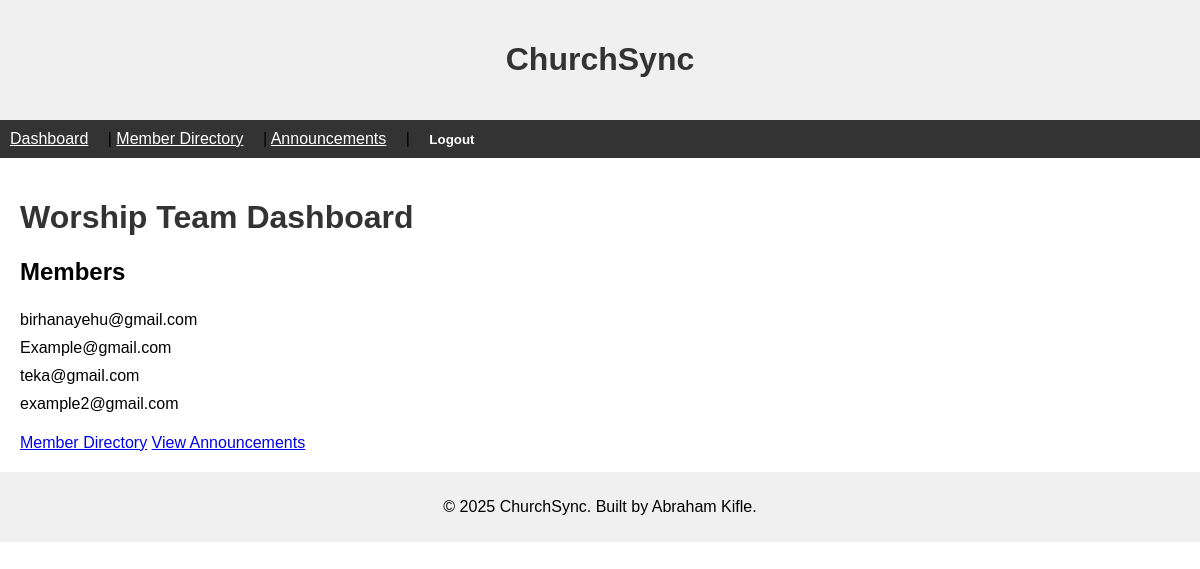
The app's page /dashboard/teams/1/ (signed in) with its own data.
### teams/models.py (models this page shows, shortened)
class Team(models.Model):
    name = models.CharField(max_length=100, unique=True)  # Team name, no repeats
    leader = models.ForeignKey(User, on_delete=models.CASCADE, related_name='led_teams')  # Who runs it

class TeamMember(models.Model):
    user = models.ForeignKey(User, on_delete=models.CASCADE)  # The member
    team = models.ForeignKey(Team, on_delete=models.CASCADE)  # Their team
    class Meta:
        unique_together = ('user', 'team')  # No duplicate memberships

### users/models.py (models this page shows, shortened)
class User(AbstractUser):
    username = None  # No username - using email instead
    email = models.EmailField(unique=True)  # Email is the ID, no repeats
    role = models.CharField(max_length=20, choices=[('admin', 'Admin'), ('leader', 'Leader'), ('member', 'Member')], default='member')
    is_approved = models.BooleanField(default=False)  # New users need approval
    objects = UserManager()  # Use my manager
    USERNAME_FIELD = 'email'  # Login with email
    REQUIRED_FIELDS = []  # Just email and password needed

### teams/views.py (the view)
# urls.py: path('dashboard/teams/<int:team_id>/', leader_dashboard, name='leader_dashboard'),  # Leader dashboard with team ID
def leader_dashboard(request, team_id):
    if not request.user.is_authenticated or request.user.role != 'leader':
        return redirect('login')
    team = Team.objects.get(id=team_id, leader=request.user)
    team_members = TeamMember.objects.filter(team=team)
    return render(request, 'leader_dashboard.html', {'team': team, 'team_members': team_members})

### templates/leader_dashboard.html (shortened to what this page needs)
{% extends 'base.html' %}
{% block content %}
    <h1>{{ team.name }} Dashboard</h1>
    <h2>Members</h2>
    <ul>
        {% for member in team_members %}
            <li>{{ member.user.email }}</li>
        {% endfor %}
    </ul>
    <a href="{% url 'member_directory' %}">Member Directory</a>
    <a href="{% url 'announcements' team.id %}">View Announcements</a>
{% endblock %}

### static/css/styles.css (style rules this page uses)
body { font-family: Arial, sans-serif; margin: 0; }
h1 { color: #333; }
ul { list-style-type: none; padding: 0; }
li { padding: 5px 0; }

### records on screen
Team: name "Worship Team"
TeamMember: user.email "birhanayehu@gmail.com"
TeamMember: user.email "Example@gmail.com"
TeamMember: user.email "teka@gmail.com"
TeamMember: user.email "example2@gmail.com"
